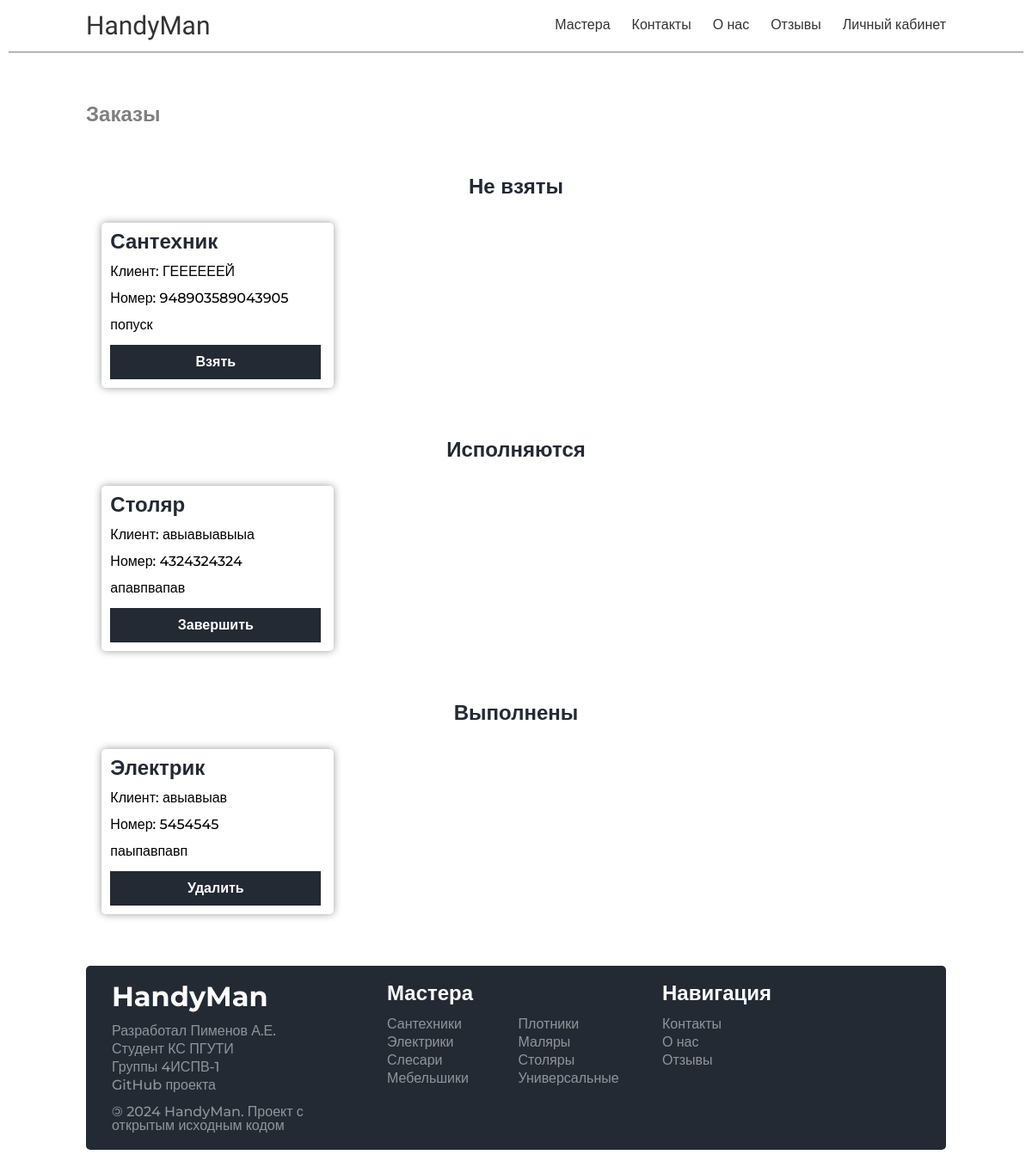
/tasks/ (signed in), run on an earlier commit of the app's database.
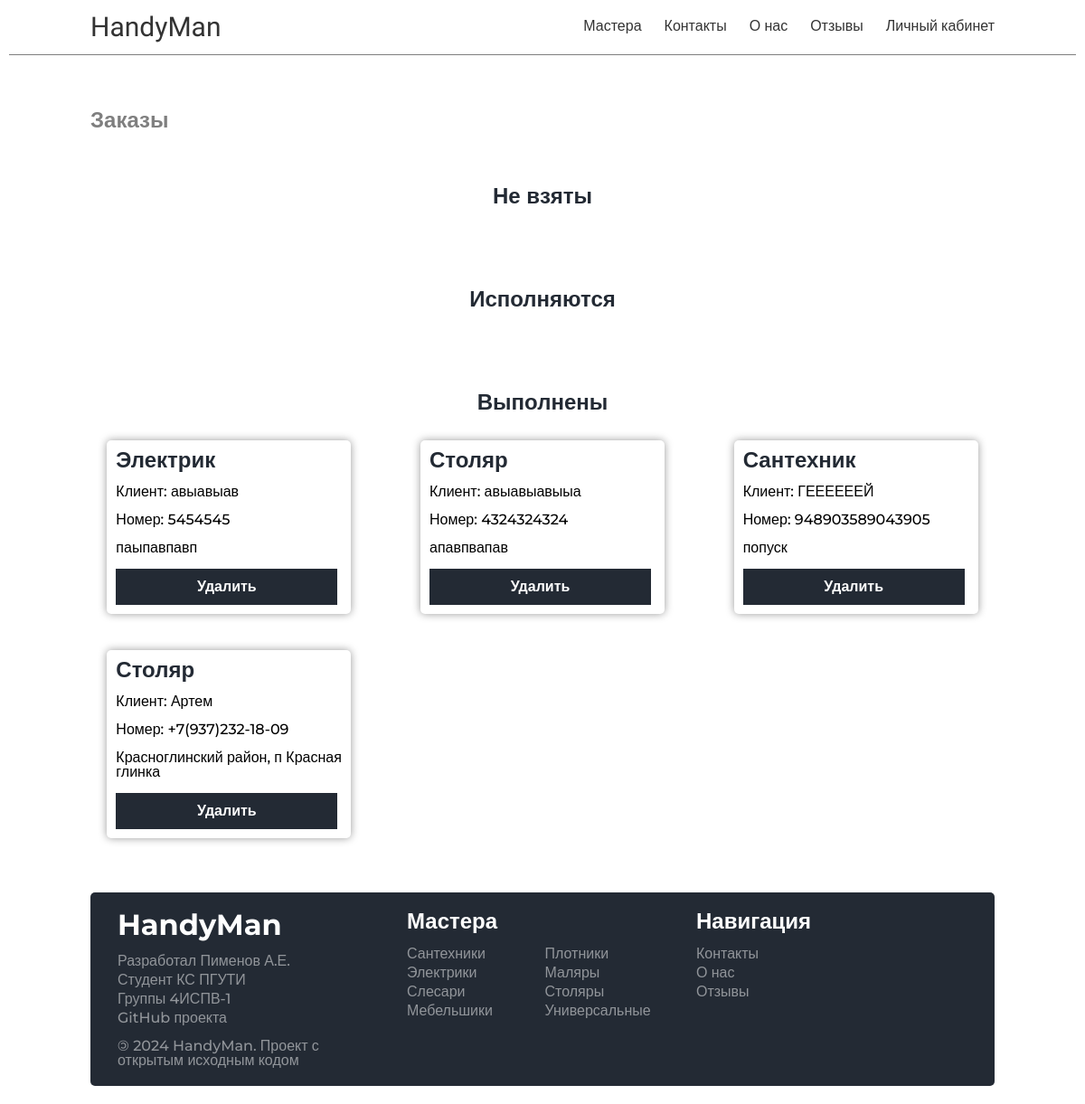
And on a later commit of the database.
### handyman/models.py (models this page shows, shortened)
class MasterTasks(models.Model):
    STATUS_CHOICES = [
        ('pending', 'Ожидает выполнения'),
        ('in_progress', 'Выполняется'),
        ('completed', 'Выполнено'),
    ]
    id = models.UUIDField(primary_key=True, default=uuid.uuid4, editable=False)
    master_type = models.ForeignKey('Skills', on_delete=models.PROTECT)
    client_name = models.CharField(max_length=100)
    client_tel = models.CharField(max_length=100)
    client_adders = models.CharField(max_length=100)
    status = models.CharField(
        max_length=20,
        choices=STATUS_CHOICES,
        default='pending',
    )

class Skills(models.Model):
    id = models.UUIDField(primary_key=True, default=uuid.uuid4, editable=False)
    name = models.CharField(max_length=100)
    cat_name = models.CharField(
        max_length=100
    )  # Тоже что и name, но во множественном числе
    slug = models.CharField(max_length=100, unique=True)
    image = models.ImageField(upload_to='skills/images', blank=True, null=True)
    created_at = models.DateTimeField(auto_now_add=True)
    def __str__(self):
        return str(self.name)

### handyman/views.py (the view)
# urls.py: path('tasks/', views.masterTasks, name='tasks'),
@user_passes_test(is_master)
def masterTasks(request):
    tasks_not_taken = MasterTasks.objects.filter(status='pending')
    tasks_in_progress = MasterTasks.objects.filter(status='in_progress')
    tasks_completed = MasterTasks.objects.filter(status='completed')
    data = {
        'title': 'Заказы',
        'tasks_not_taken': tasks_not_taken,
        'tasks_in_progress': tasks_in_progress,
        'tasks_completed': tasks_completed,
    }
    return render(request, 'account/mastetasks.html', context=data)

### handyman/templatetags/custom_filters.py (called while the page is built)
@register.filter
def is_in_group(user, group_name):
    return user.groups.filter(name=group_name).exists()

### handyman/views.py (called while the page is built)
def is_master(user):
    return user.groups.filter(name='master').exists()

### handyman/templates/account/mastetasks.html
{% extends "base.html" %}
{% load custom_filters %}
{% block content %}
    {% include "handyman/include/header.html" %}
    <div class="main-container">
        <div class="main">
            <div class="main-tasks">
                <h1>Заказы</h1>
                <div class="main-tasks-block">
                    <h2>Не взяты</h2>
                    <div class="main-tasks-block-list">
                        <ul>
                            {% for task in tasks_not_taken %}
                                <li>
                                    <h2>{{ task.master_type }}</h2>
                                    <p>Клиент: {{ task.client_name }}</p>
                                    <p>Номер: {{ task.client_tel }}</p>
                                    <p>{{ task.client_adders }}</p>
                                    <button type="button"
                                            onclick="document.location.href='{% url 'take_task' task.id %}'">Взять
                                    </button>
                                </li>
                            {% endfor %}
                        </ul>
                    </div>
                </div>
                <div class="main-tasks-block">
                    <h2>Исполняются</h2>
                    <div class="main-tasks-block-list">
                        <ul>
                            {% for task in tasks_in_progress %}
                                <li>
                                    <h2>{{ task.master_type }}</h2>
                                    <p>Клиент: {{ task.client_name }}</p>
                                    <p>Номер: {{ task.client_tel }}</p>
                                    <p>{{ task.client_adders }}</p>
                                    <button type="button"
                                            onclick="document.location.href='{% url 'complete_task' task.id %}'">Завершить
                                    </button>
                                </li>
                            {% endfor %}
                        </ul>
                    </div>
                </div>
                <div class="main-tasks-block">
                    <h2>Выполнены</h2>
                    <div class="main-tasks-block-list">
                        <ul>
                            {% for task in tasks_completed %}
                                <li>
                                    <h2>{{ task.master_type }}</h2>
                                    <p>Клиент: {{ task.client_name }}</p>
                                    <p>Номер: {{ task.client_tel }}</p>
                                    <p>{{ task.client_adders }}</p>
                                    {% if user|is_in_group:"admin" %}
                                        <button type="button"
                                                onclick="document.location.href='{% url 'delete_task' task.id %}'">Удалить
                                        </button>
                                    {% else %}
                                        <button type="button" disabled>Удалить</button>
                                    {% endif %}
                                </li>
                            {% endfor %}
                        </ul>
                    </div>
                </div>
            </div>
        </div>
    </div>
    {% include "handyman/include/footer.html" %}
{% endblock %}

### handyman/templates/base.html (shortened to what this page needs)
{% load static %}
<!DOCTYPE html>
<html lang="ru">
  <head>
    <link rel="stylesheet" href="{% static 'handyman/css/style.css' %}" />
    <link
      rel="stylesheet"
      href="https://cdn.jsdelivr.net/npm/swiper@11/swiper-bundle.min.css"
    />
  </head>
  <body>
    {% block content %} {% endblock %}
  </body>
</html>

### handyman/templates/handyman/include/header.html
<div class="header-container">
    <div class="header">
        <div class="header-logo">
            <a href="{% url 'index' %}">HandyMan</a>
        </div>
        <div class="header-menu">
            <a href="{% url 'masters' %}">Мастера</a>
            <a href="{% url 'contacts' %}">Контакты</a>
            <a href="{% url 'about' %}">О нас</a>
            <a href="{% url 'feedbacks' %}">Отзывы</a>
            {% if user.is_authenticated %}
                <a href="{% url 'account' %}">Личный кабинет</a>
            {% else %}
                <a href="{% url 'login' %}">Войти</a>
            {% endif %}
        </div>
    </div>
</div>

### handyman/templates/handyman/include/footer.html
<div class="footer-container">
    <div class="footer">
        <div class="footer-block">
            <h2>HandyMan</h2>
            <ul class="mt-20">
                <li>Разработал Пименов А.Е.</li>
                <li>Студент КС ПГУТИ</li>
                <li>Группы 4ИСПВ-1</li>
                <li>
                    <a href="https://github.com/binido/Course-work">GitHub проекта</a>
                </li>
                <li>
                    <span>&copy;</span> 2024 HandyMan. Проект с открытым исходным кодом
                </li>
            </ul>
        </div>
        <div class="footer-block">
            <h3>Мастера</h3>
            <ul class="grid-ul">
                <li><a href="{% url 'masters_type' 'santehniky' %}">Сантехники</a></li>
                <li><a href="{% url 'masters_type' 'plotniky' %}">Плотники</a></li>
                <li><a href="{% url 'masters_type' 'elektriky' %}">Электрики</a></li>
                <li><a href="{% url 'masters_type' 'malyary' %}">Маляры</a></li>
                <li><a href="{% url 'masters_type' 'slesary' %}">Слесари</a></li>
                <li><a href="{% url 'masters_type' 'stolyary' %}">Столяры</a></li>
                <li><a href="{% url 'masters_type' 'mebelshiky' %}">Мебельшики</a></li>
                <li><a href="{% url 'masters_type' 'universalnie' %}">Универсальные</a></li>
            </ul>
        </div>
        <div class="footer-block">
            <h3>Навигация</h3>
            <ul>
                <li><a href="{% url 'contacts' %}">Контакты</a></li>
                <li><a href="{% url 'about' %}">О нас</a></li>
                <li><a href="{% url 'feedbacks' %}">Отзывы</a></li>
            </ul>
        </div>
    </div>
</div>

What changed in the data, as far as the page shows it:
changed MasterTasks "авыавыавыыа": moves from the list under "Исполняются" to the list under "Выполнены"
changed MasterTasks "ГЕЕЕЕЕЕЙ": moves from the list under "Не взяты" to the list under "Выполнены"
added MasterTasks: master_type "Столяр", client_name "Артем", client_tel "+7(937)232-18-09", client_adders "Красноглинский район, п Красная глинка", shown under "Выполнены"
